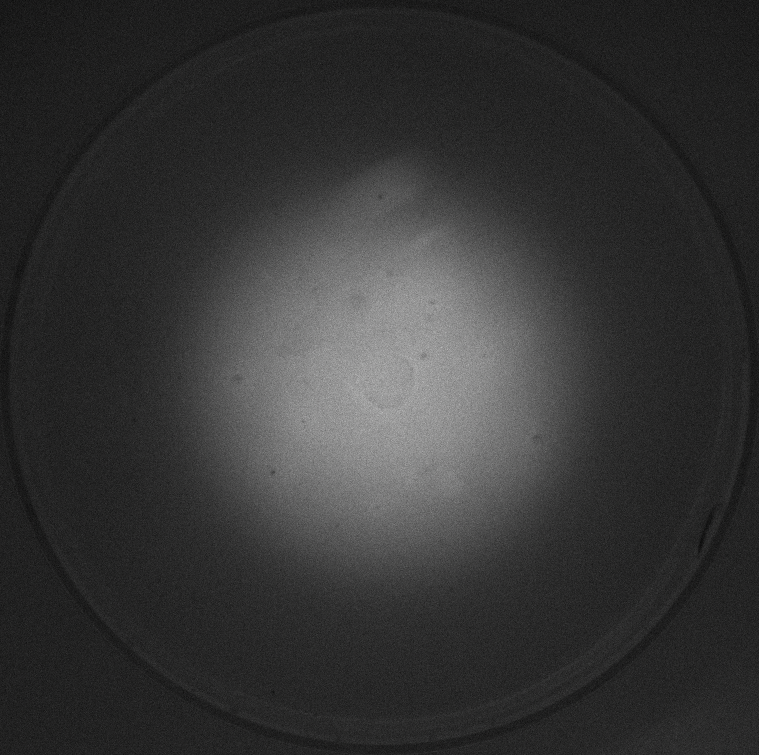
%> input picture Diffusion_estimation/actualrun20151101/pFNK202_12hours_300min_100ms_analyzed2.tif, 1519 x 1511 px, given in place of 1e-7.0_c3.tif, which was not available (shown at 1/2 size)
$ octave imagestats.m   (GNU Octave 9; MATLAB toolbox functions it lacks are replaced by stand-ins)
%> lines starting %> are read from the running program, lines starting %| are printed output that depends on the picture; in (x1, y1, x2, y2) boxes, pixels count from 0 and x2, y2 are one past the last pixel; in counts of white or black regions, pixels touching at a corner belong together; the program's own positions count from 1; pictures that were not available may be replaced by others from this repository, and a replacement may not be noted
close all
clc
clear

input.allims={...
    '1e-7.0_c3.tif'; ...
    '1e-6.0_c3.tif'; ...
    '1e-5.5_c3.tif'; ...
    '1e-5.0_c3.tif'; ...
    '1e-4.5_c3.tif'; ...
    '1e-4.0_c3.tif'; ...
    '1e-3.5_c3.tif'; ...
    '1e-3.0_c3.tif'; ...
    '1e-2.5_c3.tif'; ...
    '1e-2.0_c3.tif'; ...
%     'Mix-red.tif';...
%     'pINV5.tif';...
%     'pASK201.tif';...
    };

numims=size(input.allims,1)
allavgareas=zeros(1,numims);
allstdareas=zeros(1,numims);


for whichim=1:numims
    fname=char(input.allims(whichim));
    %     I=imresize(imread(fname),0.25);%shrink image 4x
    I=imread(fname);
%> I is the input picture: size 1511x1519x3 uint8; mean R, G, B 53.3, 53.3, 53.3

%     Iseg=I(197:699,402:904);  %503 by 503 image
    Iseg=I(98:798,302:1002);  %701 by 701 image
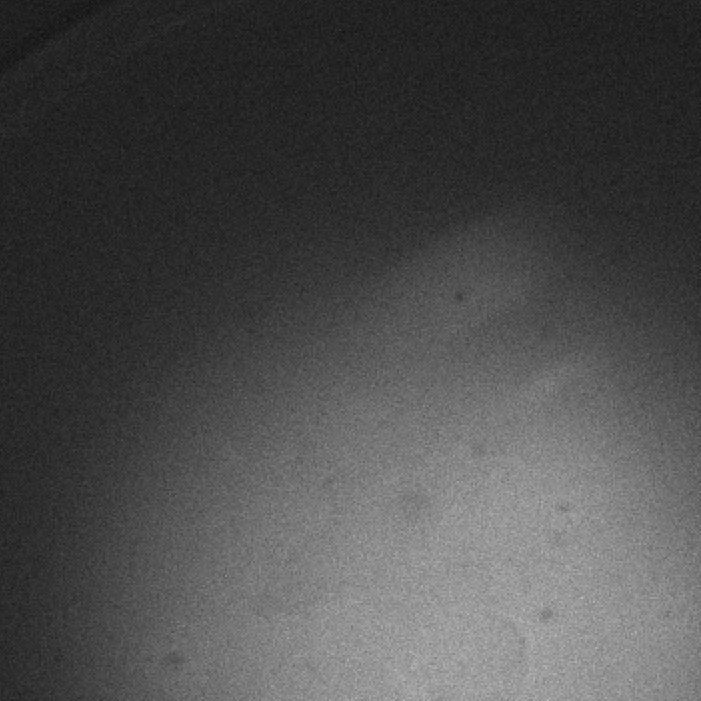
%> Iseg: size 701x701 uint8; min 16, max 185, mean 75.8

%     Ifinal=im2bw((2^16/2^12).*Iseg,1*graythresh((2^16/2^12).*Iseg));
    meanIseg=mean(reshape(Iseg,1,numel(Iseg)));
%> meanIseg = 75.8
    stdIseg=std(double(reshape(Iseg,1,numel(Iseg))));
%> stdIseg = 41.85
%    Ifinal=im2bw(Iseg.*16,(meanIseg+2*stdIseg)*16/(2^16));

Ifinal=im2bw(Iseg);
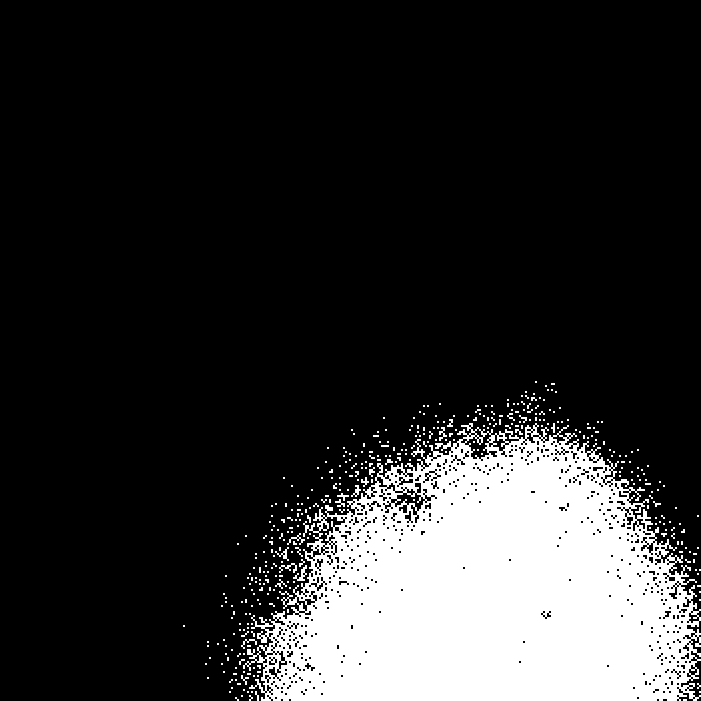
%> Ifinal: size 701x701 logical; 18% white; 400 white regions (375 under 20 px), largest, box (x1, y1, x2, y2) and area: (243, 423, 701, 701) 85452, (293, 565, 307, 581) 84, (279, 563, 297, 573) 68


%     figure;
%     subplot(1,2,1);imshow(imadjust(Iseg))
%     subplot(1,2,2);imshow(Ifinal)
    se = strel('disk',2);
    Ier = imerode(Ifinal,se);
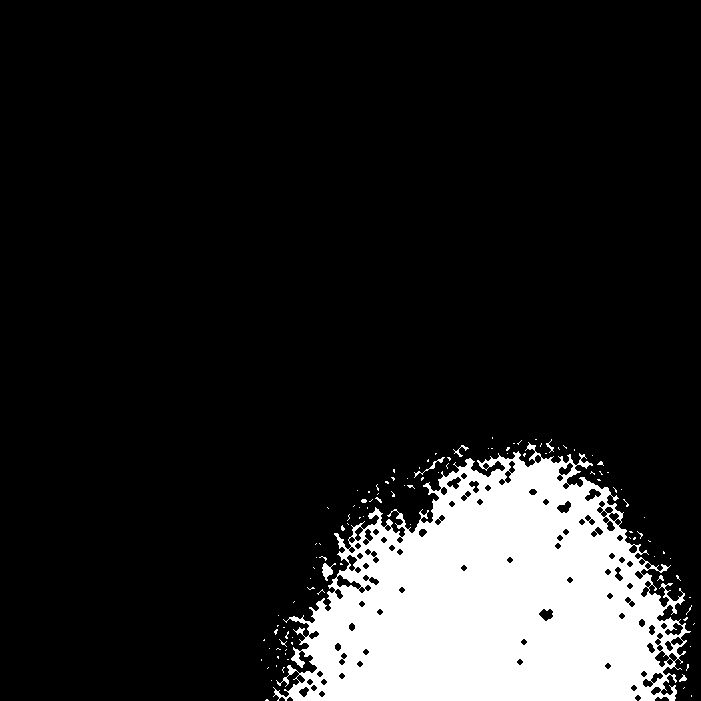
%> Ier: size 701x701 logical; 13.7% white; 110 white regions (102 under 20 px), largest, box (x1, y1, x2, y2) and area: (273, 442, 691, 701) 66348, (322, 563, 336, 581) 121, (414, 457, 445, 478) 79
    Ierdi=imdilate(Ier,se);
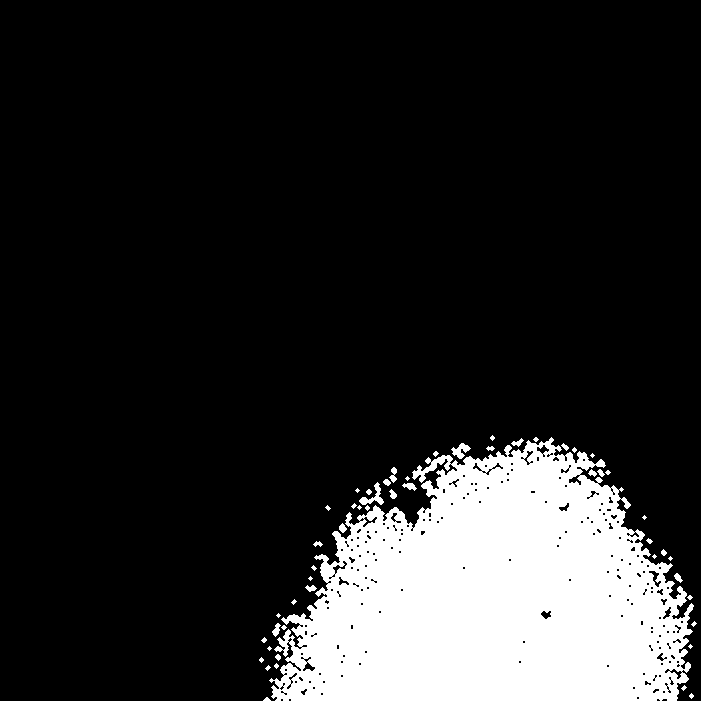
%> Ierdi: size 701x701 logical; 15.8% white; 52 white regions (28 under 20 px), largest, box (x1, y1, x2, y2) and area: (269, 437, 694, 701) 76163, (359, 482, 384, 505) 195, (451, 443, 471, 459) 155
    figure;
    subplot(1,3,1);imshow(Ifinal)
    subplot(1,3,2);imshow(Ier)
    subplot(1,3,3);imshow(Ierdi)

    cc=bwlabel(Ierdi,8);
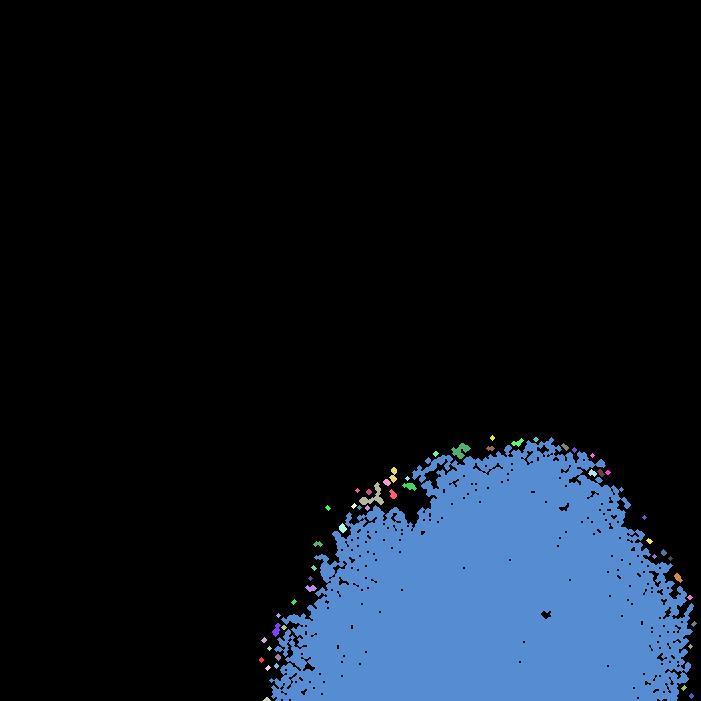
%> cc: size 701x701 double; 53 distinct labels, from 0 to 52; one colour per label, 0 black
    rr1=regionprops(cc,'Area');
%> rr1 = 52 regions; largest, Area: 76163, 195, 155, 70, 68
    rr2=regionprops(cc,'centroid');
%> rr2 = 52 regions; first 5, Centroid: [262 660.5], [264.7 640.7], [267.5 700], [268.5 668.5], [270 649]
    centroids=cat(1,rr2.Centroid);
%> centroids = 52 rows, first 12: [262 660.5; 264.7 640.7; 267.5 700; 268.5 668.5; 270 649; 493.3 597.3; 277.1 630.5; 277 666.5; 278.7 657.8; 279 616; 284.5 628; 294.5 602.5]
    areas=cat(1,rr1.Area);
%> areas = 52 values, max 76163 at index 6, min 13 at index 5, mean 1495.8
    x=centroids(:,1);
%> x = 52 values, max 694.5 at index 52, min 262 at index 1, mean 452.1
    y=centroids(:,2);
%> y = 52 values, max 700 at index 3, min 438.5 at index 33, mean 547.5
    allavgareas(whichim)=mean(areas);
    allstdareas(whichim)=std(areas);

    for k=1:length(x)
        for j=1:length(x)
            if (k==j)
                dist(k,j)=1000000;
            else

            dist(k,j)=sqrt(((x(k)-x(j))^2+(y(k)-y(j))^2));
            end
        end
    end
%> this loop made 52 passes
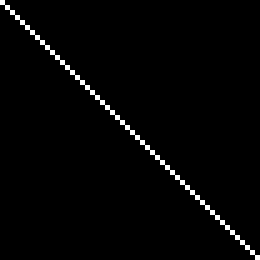
%> dist: size 52x52 double (shown 5 times larger); min 5.7, max 1000000, mean 19436.9; drawn with min black and max white
    for k=1:length(x)
        minlength(k)=min(dist(k,:));
    end
%> after the loop, minlength = 52 values, max 138 at index 6, min 5.7 at index 19, mean 15.82
    meanlength(whichim)=mean(minlength);
    stdlength(whichim)=std(minlength);
    maxminlength(whichim)=max(minlength);
end
%> pass 2 of the loop `for whichim=1:numims`:
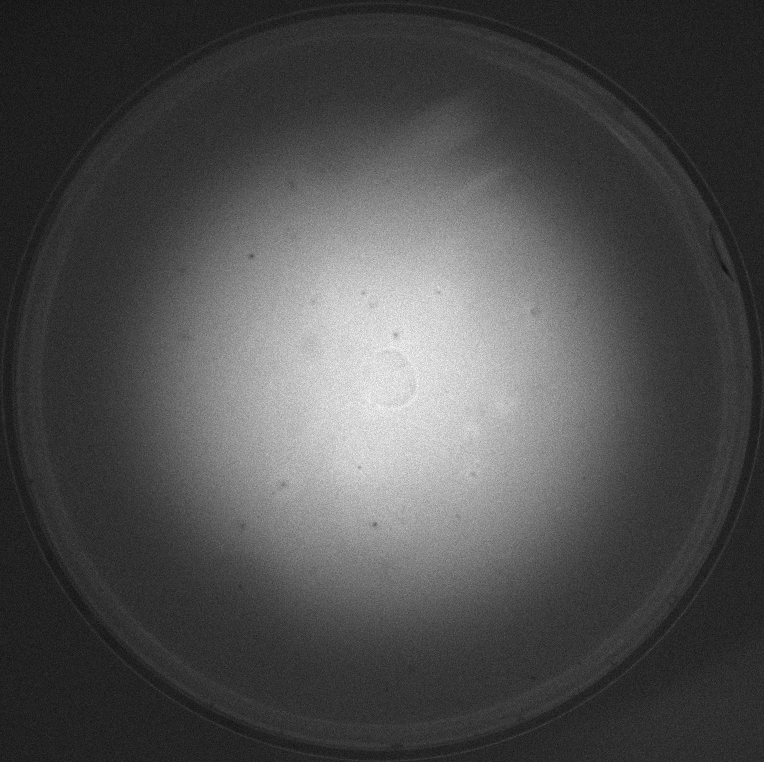
%> input picture Diffusion_estimation/actualrun20151101/pFNK202_12hours_480min_100ms_analyzed2.tif, 1529 x 1524 px, given in place of 1e-6.0_c3.tif, which was not available (shown at 1/2 size)
%> I is the input picture: size 1524x1529x3 uint8; mean R, G, B 78.2, 78.2, 78.2
%> meanIseg = 118.9
%> stdIseg = 58.98
%> Ifinal: size 701x701 logical; 43.1% white; 322 white regions (289 under 20 px), largest, box (x1, y1, x2, y2) and area: (91, 277, 701, 701) 209304, (87, 623, 99, 643) 64, (91, 577, 105, 591) 56
%> Ier: size 701x701 logical; 39.3% white; 106 white regions (99 under 20 px), largest, box (x1, y1, x2, y2) and area: (105, 297, 701, 701) 192472, (171, 449, 189, 461) 42, (111, 575, 125, 593) 38
%> Ierdi: size 701x701 logical; 41.1% white; 44 white regions (25 under 20 px), largest, box (x1, y1, x2, y2) and area: (103, 291, 701, 701) 200637, (244, 357, 257, 375) 101, (371, 315, 387, 325) 79
%> `cc=bwlabel(Ierdi,8);`:
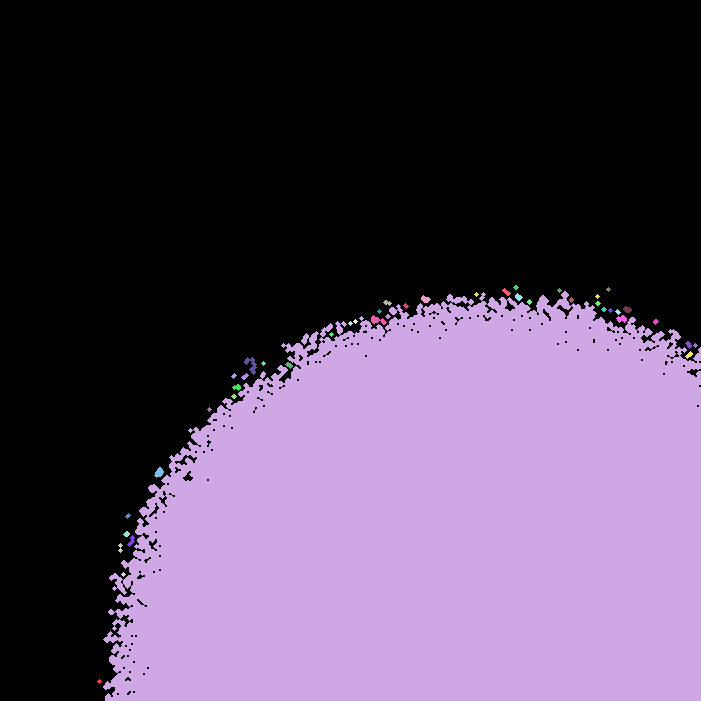
%> cc: size 701x701 double; 45 distinct labels, from 0 to 44; one colour per label, 0 black
%> rr1 = 44 regions; largest, Area: 200637, 101, 79, 66, 55
%> rr2 = 44 regions; first 5, Centroid: [100 682], [433.8 523.1], [121 548.5], [124 575], [127.2 534.7]
%> centroids = 44 rows, first 12: [100 682; 433.8 523.1; 121 548.5; 124 575; 127.2 534.7; 128.5 516.5; 132 541.6; 159.7 473.2; 210 410; 234.5 376.5; 234.5 397; 237.6 387.9]
%> areas = 44 values, max 200637 at index 2, min 13 at index 1, mean 4586
%> x = 44 values, max 696 at index 44, min 100 at index 1, mean 409.2
%> y = 44 values, max 682 at index 1, min 288 at index 28, mean 367.5
%> the loop `for k=1:length(x)` made 44 passes
%> after the loop `for k=1:length(x)`:
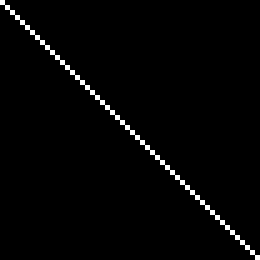
%> dist: size 52x52 double (shown 5 times larger); min 5.39, max 1000000, mean 19486.4; drawn with min black and max white
%> after the loop `for k=1:length(x)`: minlength = 52 values, max 209.6 at index 2, min 5.39 at index 18, mean 19.82
%> (the run ends here)
